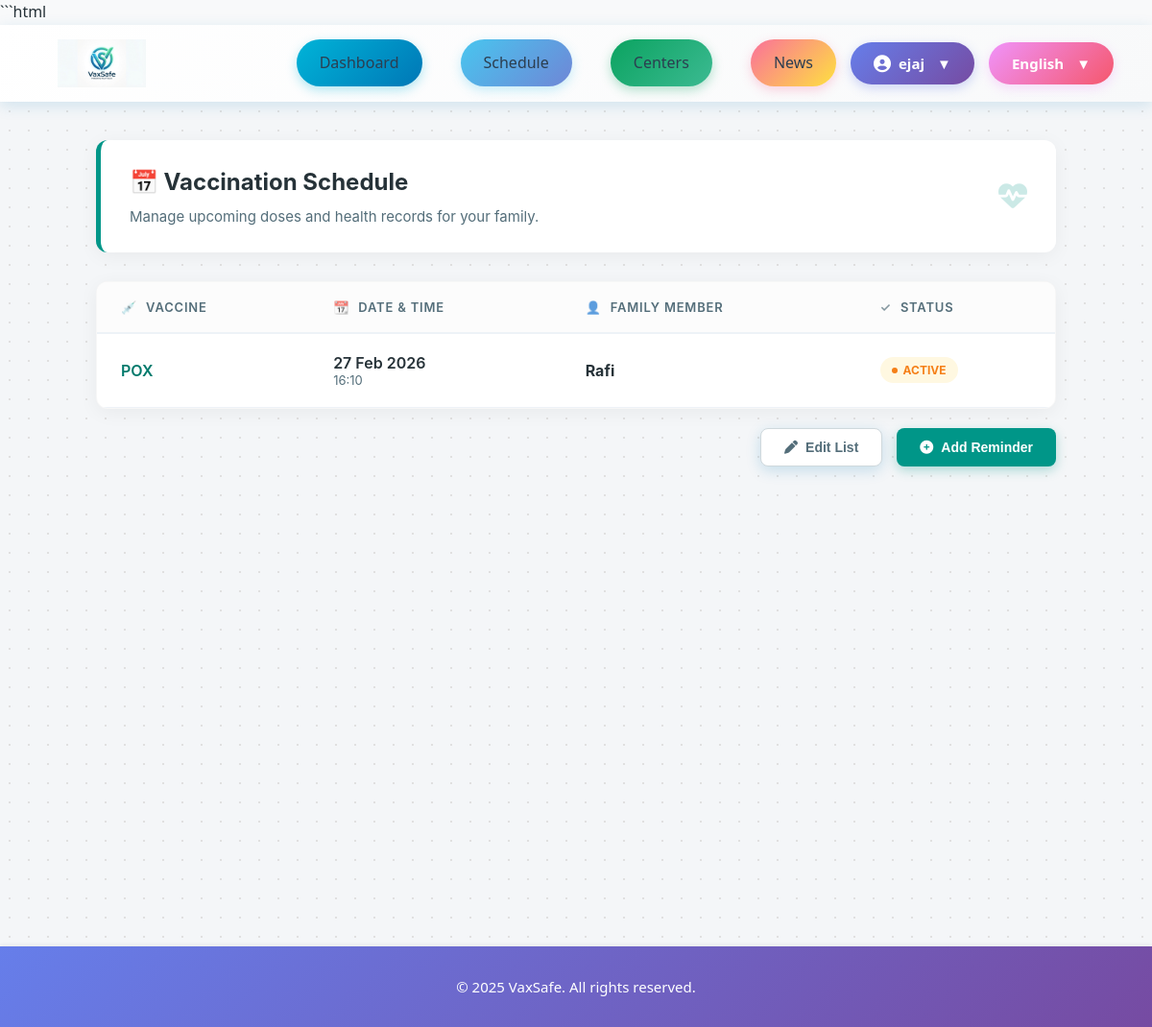
The app's page /reminders/ (signed in) with its own data.
### vaxsafe/models.py (models this page shows, shortened)
class Reminder(models.Model):
    user = models.ForeignKey(
        settings.AUTH_USER_MODEL,
        on_delete=models.CASCADE,
        related_name='reminders'
    )
    vaccine_name = models.CharField(max_length=255, help_text="Name of vaccine")
    scheduled_datetime = models.DateTimeField(help_text="When to send reminder")
    family_member = models.CharField(max_length=255, help_text="Family member name")
    completed = models.BooleanField(default=False, help_text="Has the reminder been acknowledged")
    created_at = models.DateTimeField(auto_now_add=True)
    updated_at = models.DateTimeField(auto_now=True)
    class Meta:
        ordering = ['-scheduled_datetime']
        verbose_name = 'Reminder'
        verbose_name_plural = 'Reminders'
        indexes = [
            models.Index(fields=['user', 'scheduled_datetime']),
            models.Index(fields=['completed']),
        ]
    @property
    def status(self):
        if self.completed:
            return "Completed"
        elif self.scheduled_datetime < timezone.now():
            return "Missed"
        else:
            return "Active"
    @property
    def is_active(self):
        return not self.completed and self.scheduled_datetime >= timezone.now()

### vaxsafe/views.py (the view)
# urls.py: path('reminders/', views.reminder, name='reminder'),
@login_required
def reminder(request):
    reminders = Reminder.objects.filter(user=request.user).order_by('-scheduled_datetime')
    active_reminders = [r for r in reminders if r.is_active]
    past_reminders = [r for r in reminders if not r.is_active]
    context = {
        'reminders': reminders,
        'active_reminders': active_reminders,
        'past_reminders': past_reminders,
        'active_count': len(active_reminders),
        'title': 'Reminders'
    }
    return render(request, 'htmlpages/reminder.html', context)

### templates/htmlpages/reminder.html (shortened to what this page needs)
{% extends 'base_log.html' %}
{% block content %}
<div class="reminders-page">
  <div class="page-container">
    <div class="page-header">
      <div class="header-content">
        <h2>📅 Vaccination Schedule</h2>
        <p class="subtitle">Manage upcoming doses and health records for your family.</p>
      </div>
      <div class="header-icon">
        <i class="fas fa-heartbeat"></i>
      </div>
    </div>
    <form id="remindersForm" method="POST" action="{% url 'edit_reminder' %}">
      <div class="table-card">
        <div class="table-responsive">
          <table class="reminder-table">
            <thead>
              <tr>
                <th><span class="th-icon">💉</span> Vaccine</th>
                <th><span class="th-icon">📆</span> Date & Time</th>
                <th><span class="th-icon">👤</span> Family Member</th>
                <th><span class="th-icon">✓</span> Status</th>
              </tr>
            </thead>
            <tbody id="remindersBody">
              {% if reminders %}
                {% for r in reminders %}
                <tr data-id="{{ r.id }}" class="reminder-row">
                  <td class="vaccine">
                    <span class="vaccine-pill">{{ r.vaccine_name }}</span>
                  </td>
                  <td class="scheduled" data-dt="{{ r.scheduled_datetime|date:"Y-m-d\TH:i" }}">
                    <span class="date-text">{{ r.scheduled_datetime|date:"d M Y" }}</span>
                    <span class="time-text">{{ r.scheduled_datetime|date:"H:i" }}</span>
                  </td>
                  <td class="family"><strong>{{ r.family_member }}</strong></td>
                  <td class="status">
                    <span class="status-badge {% if r.status == 'Completed' %}completed{% else %}pending{% endif %}">
                      {{ r.status }}
                    </span>
                  </td>
                </tr>
                {% endfor %}
              {% endif %}
            </tbody>
          </table>
        </div>
      </div>
      <div class="actions-bar">
        <button type="button" id="editBtn" class="btn-secondary">
          <i class="fas fa-pen"></i> Edit List
        </button>
        <button type="button" id="openAdd" class="btn-primary">
          <i class="fas fa-plus-circle"></i> Add Reminder
        </button>
      </div>
    </form>
  </div>
</div>
{% endblock %}

### templates/nav_two.html (shortened to what this page needs)
{% load static %}
<nav class="nav_two">
  <div class="logo">
    <a href="{% url 'dashboard' %}">
      <img src="{% static 'images/logo.png' %}" alt="VaxSafe Logo">
    </a>
  </div>
  <ul class="nav-links">
    <li><a href="{% url 'dashboard' %}" class="nav-btn nav-btn-1">Dashboard</a></li>
    <li><a href="{% url 'vaccine_schedule' %}" class="nav-btn nav-btn-2">Schedule</a></li>
   <li><a href="{% url 'centers' %}" class="nav-btn nav-btn-3">Centers</a></li>
    <li><a href="{% url 'news_list' %}" class="nav-btn nav-btn-4">News</a></li>
    <li class="profile-menu">
      <button class="nav-btn nav-btn-profile" id="profile-btn" onclick="toggleDropdown(event, 'profile-dropdown')">
        <i class="fa fa-user-circle"></i> {{ request.user.first_name|default:request.user.username }} <span class="dropdown-arrow">▼</span>
      </button>
    </li>
    <li class="lang-menu">
      <button class="nav-btn nav-btn-lang" id="lang-btn" onclick="toggleDropdown(event, 'lang-dropdown')">
        English <span class="dropdown-arrow">▼</span>
      </button>
    </li>
  </ul>
</nav>

### static/css/style.css (style rules this page uses)
:root { --primary-blue: #0077b6; --primary-teal: #00b4d8; --primary-cyan: #48cae4; --secondary-purple: #667eea; --secondary-violet: #764ba2; --secondary-pink: #fa709a; --accent-green: #0ba360; --accent-orange: #ff8c42; --accent-coral: #ff6b6b; --white: #ffffff; --light-gray: #f8f9fa; --medium-gray: #e1e8ed; --dark-gray: #2c3e50; --text-dark: #1a1a1a; --gradient-primary: linear-gradient(135deg, #00b4d8 0%, #0077b6 100%); --gradient-secondary: linear-gradient(135deg, #667eea 0%, #764ba2 100%); --gradient-success: linear-gradient(135deg, #0ba360 0%, #3cba92 100%); --gradient-sunset: linear-gradient(135deg, #fa709a 0%, #fee140 100%); --gradient-ocean: linear-gradient(135deg, #48c6ef 0%, #6f86d6 100%); --shadow-sm: 0 2px 8px rgba(0, 119, 182, 0.1); --shadow-md: 0 4px 15px rgba(0, 119, 182, 0.2); --shadow-lg: 0 8px 25px rgba(0, 119, 182, 0.3); --shadow-hover: 0 12px 35px rgba(0, 119, 182, 0.4); --radius-sm: 8px; --radius-md: 12px; --radius-lg: 16px; --radius-xl: 20px; --radius-full: 50px; --transition-fast: 0.2s ease; --transition-normal: 0.3s ease; --transition-slow: 0.5s ease; }
body { margin: 0; font-family: 'Segoe UI', Tahoma, Geneva, Verdana, sans-serif; color: var(--text-dark); background: var(--light-gray); line-height: 1.6; }
.btn-primary { background: var(--gradient-primary); color: var(--white); box-shadow: var(--shadow-md); }
.btn-secondary { background: var(--gradient-secondary); color: var(--white); box-shadow: var(--shadow-md); }
.logo img { height: 100%; max-height: 150px; width: auto; display: block; margin-left: 20px; }
.nav-links a { margin-left: 25px; text-decoration: none; color: var(--dark-gray); font-size: 16px; font-weight: 500; transition: color var(--transition-fast); position: relative; }
.nav-links a::after { content: ''; position: absolute; bottom: -5px; left: 0; width: 0; height: 2px; background: var(--primary-teal); transition: width var(--transition-normal); }
.dropdown-arrow { margin-left: auto; transition: transform var(--transition-normal); }

### templates/base_log.html (style rules this page uses)
.profile-menu, .lang-menu { position: relative; cursor: pointer; }

### templates/nav_two.html (style rules this page uses)
.nav_two { display: flex; align-items: center; justify-content: space-between; padding: 15px 40px; background: linear-gradient(135deg, #ffffff 0%, #f8f9fa 100%); box-shadow: 0 4px 15px rgba(0, 119, 182, 0.15); position: sticky; top: 0; z-index: 1000; backdrop-filter: blur(10px); }
.nav_two .logo img { height: 50px; width: auto; transition: transform 0.3s ease; }
.nav_two .nav-links { display: flex; align-items: center; list-style: none; gap: 15px; margin: 0; padding: 0; }
.nav_two .nav-links > li { position: relative; }
.nav-btn { padding: 12px 24px; font-size: 15px; font-weight: 600; text-decoration: none; border: none; border-radius: 25px; cursor: pointer; transition: all 0.3s ease; position: relative; overflow: hidden; display: inline-flex; align-items: center; gap: 8px; font-family: 'Segoe UI', Tahoma, Geneva, Verdana, sans-serif; background: white; color: #2c3e50; box-shadow: 0 2px 8px rgba(0, 0, 0, 0.08); }
.nav-btn::before { content: ''; position: absolute; top: 50%; left: 50%; width: 0; height: 0; border-radius: 50%; background: rgba(255, 255, 255, 0.5); transform: translate(-50%, -50%); transition: width 0.5s, height 0.5s; }
.nav-btn-1 { background: linear-gradient(135deg, #00b4d8 0%, #0077b6 100%); color: white; box-shadow: 0 4px 12px rgba(0, 180, 216, 0.3); }
.nav-btn-2 { background: linear-gradient(135deg, #48c6ef 0%, #6f86d6 100%); color: white; box-shadow: 0 4px 12px rgba(72, 198, 239, 0.3); }
.nav-btn-3 { background: linear-gradient(135deg, #0ba360 0%, #3cba92 100%); color: white; box-shadow: 0 4px 12px rgba(11, 163, 96, 0.3); }
.nav-btn-4 { background: linear-gradient(135deg, #fa709a 0%, #fee140 100%); color: white; box-shadow: 0 4px 12px rgba(250, 112, 154, 0.3); }
.nav-btn-profile { background: linear-gradient(135deg, #667eea 0%, #764ba2 100%); color: white; box-shadow: 0 4px 12px rgba(102, 126, 234, 0.3); }
.nav-btn-profile i { font-size: 18px; }
.nav-btn-lang { background: linear-gradient(135deg, #f093fb 0%, #f5576c 100%); color: white; box-shadow: 0 4px 12px rgba(240, 147, 251, 0.3); }
.dropdown-arrow { display: inline-block; margin-left: 5px; transition: transform 0.3s ease; }

### records on screen
Reminder: vaccine_name "POX", scheduled_datetime "27 Feb 2026", scheduled_datetime "16:10", family_member "Rafi", status "ACTIVE"

### other values on screen
{{ request.user.first_name|default:request.user.username }} "ejaj"
